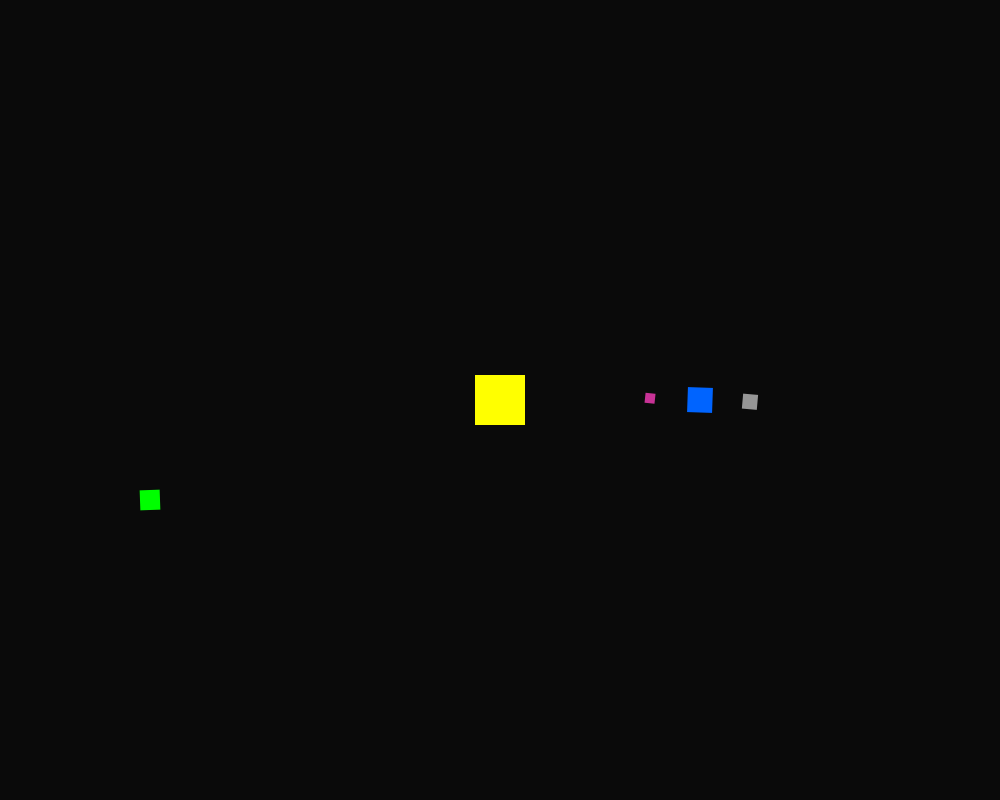
Frame 1 (no input)
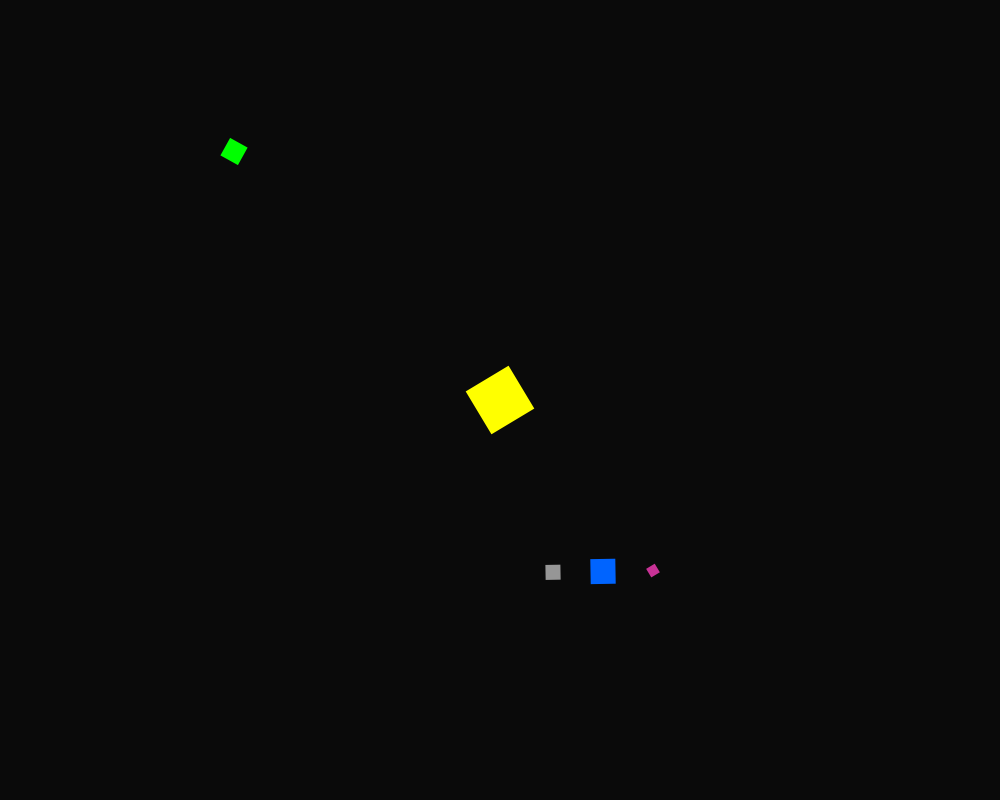
Frame 60 (the mouse pressed at the canvas centre just before this capture)
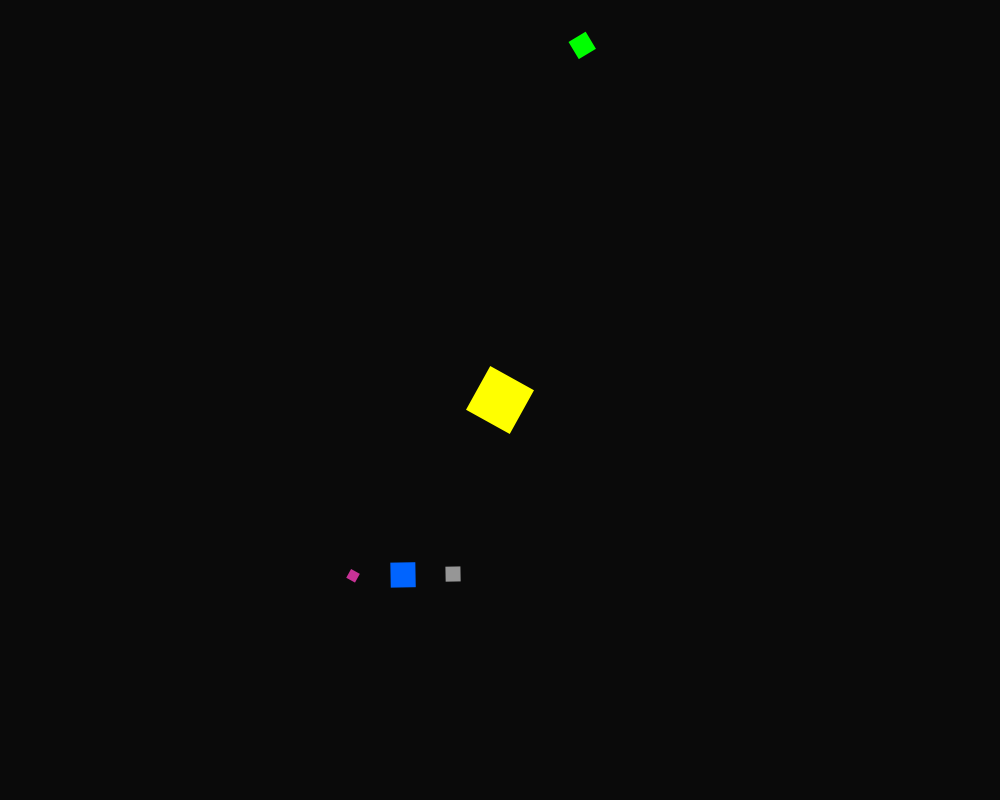
Frame 120 (the mouse held since frame 60 and released just before this capture)

The Processing sketch that drew these frames (run headless with seeded random() and noise(); from frame 60 on, the mouse is pressed at the canvas centre):

// Processing sketch: w3_03_nestedTransformations1
// ── w3_03_nestedTransformations1.pde
// code 1 FA 17
// week 3 - example 03
// bryan ma
// nested transformations with pushMatrix and popMatrix
// simple "solar system" effect, each rectangular planet rotates on its own axis as well as those of its parents

float angle = 0;

void setup() {
  size(1000, 800);
  rectMode(CENTER);
  noStroke();
}

void draw() {
  background(10);

  // sun
  pushMatrix();
  translate(width/2, height/2);
  scale(0.5);
  rotate(radians(angle));
  angle = angle + 1;
  fill(255, 255, 0);
  rect(0, 0, 100, 100);
  
  // green planet rotates around the sun
  pushMatrix();
  translate(-700, 200);
  rotate(radians(-angle * 2));
  fill(0, 255, 0);
  rect(0, 0, 40, 40);
  popMatrix();
  // go back to sun matrix
  
  // blue planet rotates around the sun
  pushMatrix();
  translate(400, 0);
  rotate(radians(angle * 2));
  fill(0, 100, 255);
  rect(0, 0, 50, 50);
  
  // grey moon rotates around the blue planet
  pushMatrix();
  translate(100, 0);
  rotate(radians(angle * 3));
  fill(150);
  rect(0, 0, 30, 30);
  popMatrix();
  // go back to blue planet matrix
  
  // purple moon rotates around the blue planet
  pushMatrix();
  translate(-100, 0);
  rotate(radians(angle * 4));
  fill(200, 50, 150);
  noStroke();
  rect(0, 0, 20, 20);
  popMatrix();
  // back to blue planet matrix
  popMatrix();
  // back to sun matrix
  popMatrix();
  // back to initial matrix

}
